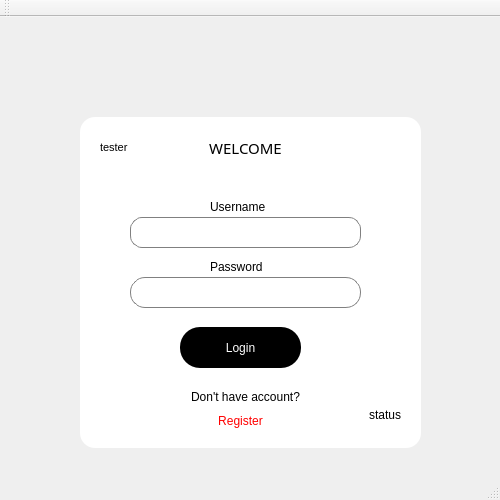
<?xml version="1.0" encoding="UTF-8"?>
<ui version="4.0">
 <class>Login</class>
 <widget class="QMainWindow" name="Login">
  <property name="geometry">
   <rect>
    <x>0</x>
    <y>0</y>
    <width>500</width>
    <height>500</height>
   </rect>
  </property>
  <property name="windowTitle">
   <string>Login</string>
  </property>
  <widget class="QWidget" name="centralWidget">
   <widget class="QGroupBox" name="groupBox">
    <property name="geometry">
     <rect>
      <x>80</x>
      <y>100</y>
      <width>341</width>
      <height>331</height>
     </rect>
    </property>
    <property name="styleSheet">
     <string notr="true">QGroupBox {
background-color: white; 
border-radius: 15px
}</string>
    </property>
    <property name="title">
     <string/>
    </property>
    <widget class="QLabel" name="label">
     <property name="geometry">
      <rect>
       <x>20</x>
       <y>20</y>
       <width>71</width>
       <height>21</height>
      </rect>
     </property>
     <property name="font">
      <font>
       <pointsize>8</pointsize>
      </font>
     </property>
     <property name="styleSheet">
      <string notr="true">color: rgb(0, 0, 0);</string>
     </property>
     <property name="text">
      <string>tester</string>
     </property>
     <property name="alignment">
      <set>Qt::AlignmentFlag::AlignLeading|Qt::AlignmentFlag::AlignLeft|Qt::AlignmentFlag::AlignVCenter</set>
     </property>
    </widget>
    <widget class="QLabel" name="label_2">
     <property name="geometry">
      <rect>
       <x>130</x>
       <y>70</y>
       <width>58</width>
       <height>39</height>
      </rect>
     </property>
     <property name="styleSheet">
      <string notr="true">color: rgb(0, 0, 0);</string>
     </property>
     <property name="text">
      <string>Username</string>
     </property>
    </widget>
    <widget class="QLineEdit" name="lineEdit_username">
     <property name="geometry">
      <rect>
       <x>50</x>
       <y>100</y>
       <width>231</width>
       <height>31</height>
      </rect>
     </property>
     <property name="styleSheet">
      <string notr="true">QLineEdit {

border: 1px solid gray; 
border-radius: 12px; 
background color: white; 
padding: 5px


}</string>
     </property>
    </widget>
    <widget class="QLabel" name="label_3">
     <property name="geometry">
      <rect>
       <x>130</x>
       <y>130</y>
       <width>55</width>
       <height>39</height>
      </rect>
     </property>
     <property name="styleSheet">
      <string notr="true">color: rgb(0, 0, 0);</string>
     </property>
     <property name="text">
      <string>Password</string>
     </property>
    </widget>
    <widget class="QLineEdit" name="lineEdit_Password">
     <property name="geometry">
      <rect>
       <x>50</x>
       <y>160</y>
       <width>231</width>
       <height>31</height>
      </rect>
     </property>
     <property name="styleSheet">
      <string notr="true">QLineEdit {
border: 1px solid gray; 
border-radius: 15px; 
background color: white; 
padding: 5px


}</string>
     </property>
    </widget>
    <widget class="QPushButton" name="pushButton">
     <property name="geometry">
      <rect>
       <x>100</x>
       <y>210</y>
       <width>121</width>
       <height>41</height>
      </rect>
     </property>
     <property name="styleSheet">
      <string notr="true">QPushButton {
background-color: black; 
color: white;  
border-radius: 20px; 
}</string>
     </property>
     <property name="text">
      <string>Login</string>
     </property>
    </widget>
    <widget class="QLabel" name="label_4">
     <property name="geometry">
      <rect>
       <x>190</x>
       <y>290</y>
       <width>131</width>
       <height>16</height>
      </rect>
     </property>
     <property name="styleSheet">
      <string notr="true">color: rgb(0, 0, 0);</string>
     </property>
     <property name="text">
      <string>status</string>
     </property>
     <property name="alignment">
      <set>Qt::AlignmentFlag::AlignRight|Qt::AlignmentFlag::AlignTrailing|Qt::AlignmentFlag::AlignVCenter</set>
     </property>
    </widget>
    <widget class="QPushButton" name="pushButton_2">
     <property name="geometry">
      <rect>
       <x>120</x>
       <y>290</y>
       <width>81</width>
       <height>28</height>
      </rect>
     </property>
     <property name="styleSheet">
      <string notr="true">QPushButton {
background-color: transparent; 
border: none; 
color: red; }</string>
     </property>
     <property name="text">
      <string>Register</string>
     </property>
    </widget>
    <widget class="QLabel" name="label_5">
     <property name="geometry">
      <rect>
       <x>100</x>
       <y>260</y>
       <width>131</width>
       <height>39</height>
      </rect>
     </property>
     <property name="styleSheet">
      <string notr="true">color: rgb(0, 0, 0);</string>
     </property>
     <property name="text">
      <string>Don't have account?</string>
     </property>
     <property name="alignment">
      <set>Qt::AlignmentFlag::AlignCenter</set>
     </property>
    </widget>
    <widget class="QLabel" name="label_6">
     <property name="geometry">
      <rect>
       <x>110</x>
       <y>20</y>
       <width>111</width>
       <height>21</height>
      </rect>
     </property>
     <property name="font">
      <font>
       <family>Montserrat ExtraBold</family>
       <pointsize>11</pointsize>
      </font>
     </property>
     <property name="styleSheet">
      <string notr="true">color: rgb(0, 0, 0);</string>
     </property>
     <property name="text">
      <string>WELCOME</string>
     </property>
     <property name="alignment">
      <set>Qt::AlignmentFlag::AlignCenter</set>
     </property>
    </widget>
   </widget>
   <widget class="QLabel" name="label_7">
    <property name="geometry">
     <rect>
      <x>210</x>
      <y>20</y>
      <width>81</width>
      <height>71</height>
     </rect>
    </property>
    <property name="text">
     <string/>
    </property>
    <property name="pixmap">
     <pixmap>Assets/Emblem_of_CU.png</pixmap>
    </property>
    <property name="scaledContents">
     <bool>true</bool>
    </property>
    <property name="alignment">
     <set>Qt::AlignmentFlag::AlignCenter</set>
    </property>
   </widget>
  </widget>
  <widget class="QMenuBar" name="menuBar">
   <property name="geometry">
    <rect>
     <x>0</x>
     <y>0</y>
     <width>500</width>
     <height>21</height>
    </rect>
   </property>
  </widget>
  <widget class="QToolBar" name="mainToolBar">
   <attribute name="toolBarArea">
    <enum>TopToolBarArea</enum>
   </attribute>
   <attribute name="toolBarBreak">
    <bool>false</bool>
   </attribute>
  </widget>
  <widget class="QStatusBar" name="statusBar"/>
 </widget>
 <layoutdefault spacing="6" margin="11"/>
 <resources/>
 <connections/>
</ui>
